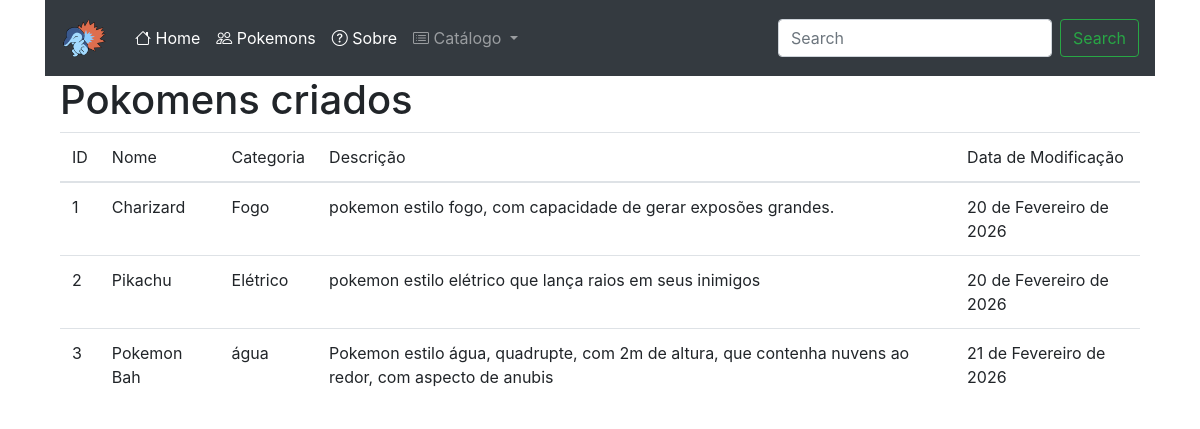
Page /pokemons/ on the committed database.
### pokecreate/core/models.py (models this page shows, shortened)
class Pokemon(models.Model):
    id = models.AutoField(primary_key=True)
    nome : str = models.CharField(max_length=100)
    categoria : str = models.CharField(max_length=25)
    descricao : str = models.CharField(max_length=10000)
    data_criacacao = models.DateTimeField(auto_now_add=True)
    data_modificacao = models.DateField(auto_now=True)

### pokecreate/core/views.py (the view)
# urls.py: path('pokemons/', pokemons, name='pokemons'),
def pokemons(request):
    search = request.GET.get('search')
    pokemons = Pokemon.objects.all()
    if search:
        pokemons = pokemons.filter(nome__icontains=search)
    ctx = {
        'pokemons': pokemons
    }
    return render(request, 'core/pokemons.html', ctx)

### pokecreate/core/templates/core/pokemons.html (shortened to what this page needs)
{% extends 'base.html' %}
{% block content %}
<div class="container">
<h1>Pokomens criados </h1>
    <table class="table">
        <tbody>
            <tr>
                <td> ID </td>
                <td> Nome </td>
                <td> Categoria </td>
                <td> Descrição </td>
                <td> Data de Modificação </td>
            </tr>
        </tbody>
        {% for pokemon in pokemons %}
            <tr>
                <td> {{ pokemon.id }} </td>
                <td> {{ pokemon.nome }} </td>
                <td> {{ pokemon.categoria }} </td>
                <td> {{ pokemon.descricao }} </td>
                <td> {{ pokemon.data_modificacao }} </td>
            </tr>
        {% endfor %}
    </table>
</div>
{% endblock %}

### rows in the picture
Pokemon: id "1", nome "Charizard", categoria "Fogo", descricao "pokemon estilo fogo, com capacidade de gerar exposões grandes.", data_modificacao "20 de Fevereiro de 2026"
Pokemon: id "2", nome "Pikachu", categoria "Elétrico", descricao "pokemon estilo elétrico que lança raios em seus inimigos", data_modificacao "20 de Fevereiro de 2026"
Pokemon: id "3", nome "Pokemon Bah", categoria "água", descricao "Pokemon estilo água, quadrupte, com 2m de altura, que contenha nuvens ao redor, com aspecto de anubis", data_modificacao "21 de Fevereiro de 2026"
